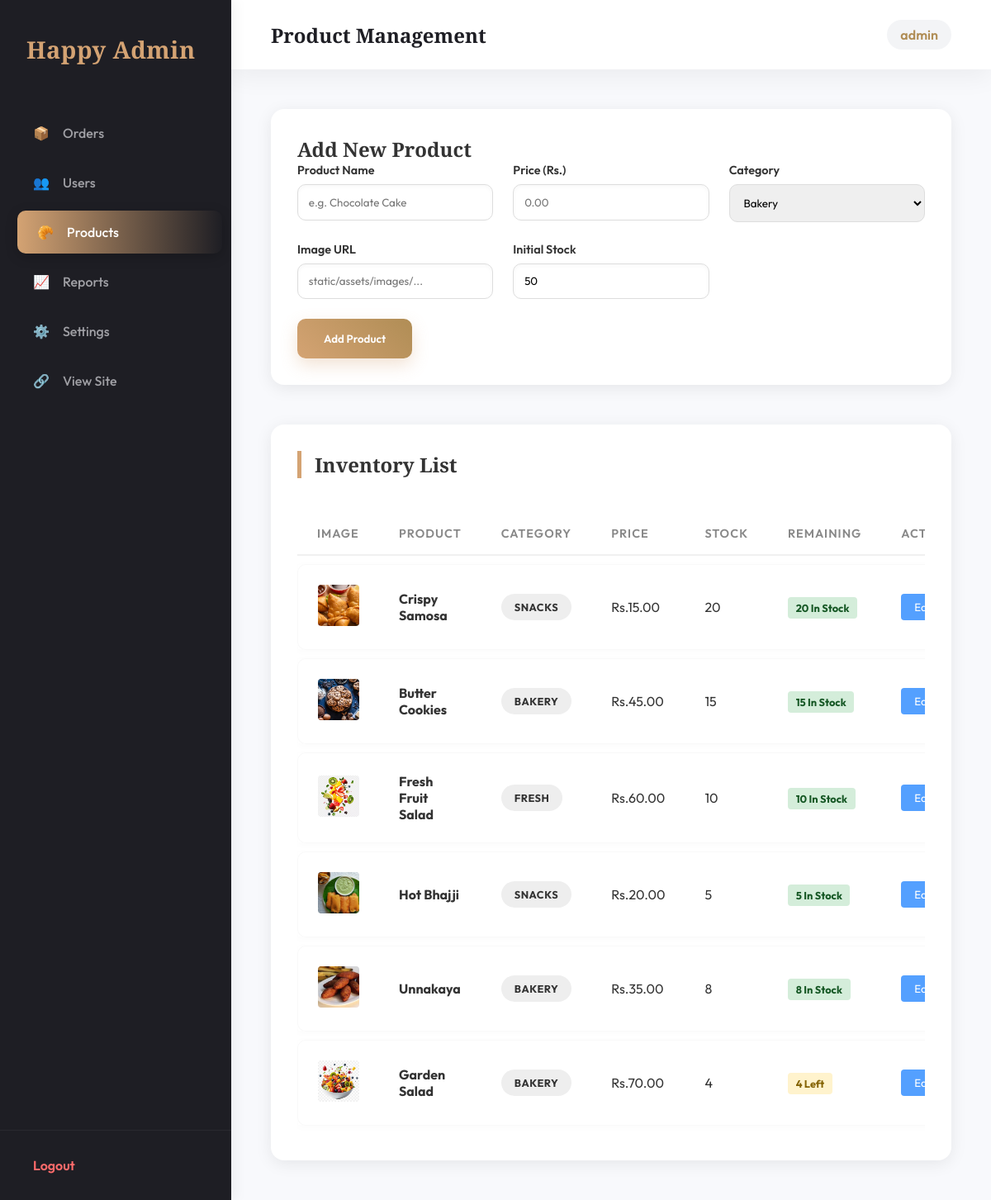
Screenshot of /admin/products (signed in) with the database file from the repository.
### app.py (models this page shows)
class Product(db.Model):
    id = db.Column(db.Integer, primary_key=True)
    name = db.Column(db.String(100), nullable=False)
    price = db.Column(db.Float, nullable=False)
    category = db.Column(db.String(50), nullable=False) # bakery, snacks, fresh
    image_url = db.Column(db.String(255), nullable=True)
    initial_stock = db.Column(db.Integer, default=50)
    remaining_stock = db.Column(db.Integer, default=50)

### app.py (the view, shortened to what this page needs)
@app.route('/admin/products', methods=['GET', 'POST'])
def admin_products():
    if not session.get('admin_logged_in'):
        return redirect(url_for('admin_login'))
    all_products = Product.query.all()
    print(f"DEBUG: Found {len(all_products)} products to render")
    return render_template('admin_products.html', products=all_products, username=session.get('admin_username', 'admin'))

### app.py (called while the page is built)
@app.context_processor
def inject_settings():
    settings = StoreSettings.query.first()
    if not settings:
        settings = StoreSettings()
        db.session.add(settings)
        db.session.commit()
    return dict(store_settings=settings)

### templates/admin_products.html (shortened to what this page needs)
<!DOCTYPE html>
<html lang="en">
<head>
    <link rel="stylesheet" href="/static/admin.css">
</head>
<body>
    <div class="admin-layout">
        <aside class="sidebar">
            <div class="sidebar-brand">
                <h2>Happy Admin</h2>
            </div>
            <nav class="sidebar-nav">
                <a href="/admin">📦 <span>Orders</span></a>
                <a href="/admin/users">👥 <span>Users</span></a>
                <a href="/admin/products" class="active">🥐 <span>Products</span></a>
                <a href="/admin/reports">📈 <span>Reports</span></a>
                <a href="/admin/settings">⚙️ <span>Settings</span></a>
                <a href="/" target="_blank">🔗 <span>View Site</span></a>
            </nav>
            <div class="sidebar-footer">
                <a href="/admin/logout">Logout</a>
            </div>
        </aside>
        <main class="main-content">
            <header class="top-bar">
                <h1>Product Management</h1>
                <div class="user-info">
                    <span>{{ username }}</span>
                </div>
            </header>
            <div class="dashboard-content">
                <div class="product-form-container">
                    <h2>Add New Product</h2>
                    <form method="POST">
                        <div class="form-grid">
                            <div class="form-group">
                                <label>Product Name</label>
                                <input type="text" name="name" required placeholder="e.g. Chocolate Cake">
                            </div>
                            <div class="form-group">
                                <label>Price (Rs.)</label>
                                <input type="number" step="0.01" name="price" required placeholder="0.00">
                            </div>
                            <div class="form-group">
                                <label>Category</label>
                                <select name="category">
                                    <option value="bakery">Bakery</option>
                                </select>
                            </div>
                            <div class="form-group">
                                <label>Image URL</label>
                                <input type="text" name="image_url" placeholder="static/assets/images/...">
                            </div>
                            <div class="form-group">
                                <label>Initial Stock</label>
                                <input type="number" name="stock" required value="50">
                            </div>
                        </div>
                        <button type="submit" class="btn-primary">Add Product</button>
                    </form>
                </div>
                <div class="orders-section">
                    <h2>Inventory List</h2>
                    <div class="table-container">
                        <table>
                            <thead>
                                <tr>
                                    <th>Image</th>
                                    <th>Product</th>
                                    <th>Category</th>
                                    <th>Price</th>
                                    <th>Stock</th>
                                    <th>Remaining</th>
                                    <th>Action</th>
                                </tr>
                            </thead>
                            <tbody>
                                {% for product in products %}
                                <tr>
                                    <td>
                                        <img src="/{{ product.image_url }}" alt="" class="product-thumbnail">
                                    </td>
                                    <td><strong>{{ product.name }}</strong></td>
                                    <td><span class="status-badge" style="background:#eee; color:#333">{{
                                            product.category }}</span></td>
                                    <td>Rs.{{ "%.2f"|format(product.price) }}</td>
                                    <td>{{ product.initial_stock }}</td>
                                    <td>
                                        {% if product.remaining_stock == 0 %}
                                        <span class="stock-badge stock-out">Out of Stock</span>
                                        {% elif product.remaining_stock < 5 %} <span class="stock-badge stock-low">{{
                                            product.remaining_stock }} Left</span>
                                            {% else %}
                                            <span class="stock-badge stock-good">{{ product.remaining_stock }} In
                                                Stock</span>
                                            {% endif %}
                                    </td>
                                    <td>
                                        <div style="display:flex; gap:5px;">
                                            <button class="btn-edit"
                                                onclick="openEditModal('{{ product.id }}', '{{ product.name }}', '{{ product.price }}', '{{ product.category }}', '{{ product.remaining_stock }}')">
                                                Edit
                                            </button>
                                        </div>
                                    </td>
                                </tr>
                                {% endfor %}
                            </tbody>
                        </table>
                    </div>
                </div>
            </div>
        </main>
    </div>
</body>
</html>

### templates/admin_products.html (style rules this page uses)
.product-form-container { background: white; padding: 2rem; border-radius: var(--radius-lg); box-shadow: var(--shadow-card); margin-bottom: 3rem; animation: fadeIn 0.5s ease; }
.form-grid { display: grid; grid-template-columns: repeat(auto-fit, minmax(200px, 1fr)); gap: 1.5rem; margin-bottom: 1.5rem; }
.form-group label { display: block; margin-bottom: 0.5rem; font-weight: 600; font-size: 0.9rem; }
.form-group input, .form-group select { width: 100%; padding: 0.8rem; border: 1px solid #ddd; border-radius: var(--radius-md); outline: none; }
.stock-badge { padding: 0.3rem 0.6rem; border-radius: 4px; font-size: 0.8rem; font-weight: bold; }
.stock-low { background: #fff3cd; color: #856404; }
.stock-good { background: #d4edda; color: #155724; }
.btn-edit { background: #54a0ff; color: white; border: none; padding: 0.5rem 1rem; border-radius: 4px; cursor: pointer; }
.product-thumbnail { width: 50px; height: 50px; object-fit: cover; border-radius: 4px; }

### rows the page displays
Product: image_url (picture), name "Crispy Samosa", category "SNACKS", price "15.00", initial_stock "20", remaining_stock "20"
Product: image_url (picture), name "Butter Cookies", category "BAKERY", price "45.00", initial_stock "15", remaining_stock "15"
Product: image_url (picture), name "Fresh Fruit Salad", category "FRESH", price "60.00", initial_stock "10", remaining_stock "10"
Product: image_url (picture), name "Hot Bhajji", category "SNACKS", price "20.00", initial_stock "5", remaining_stock "5"
Product: image_url (picture), name "Unnakaya", category "BAKERY", price "35.00", initial_stock "8", remaining_stock "8"
Product: image_url (picture), name "Garden Salad", category "BAKERY", price "70.00", initial_stock "4", remaining_stock "4"

### other values shown
{{ username }} "admin"
